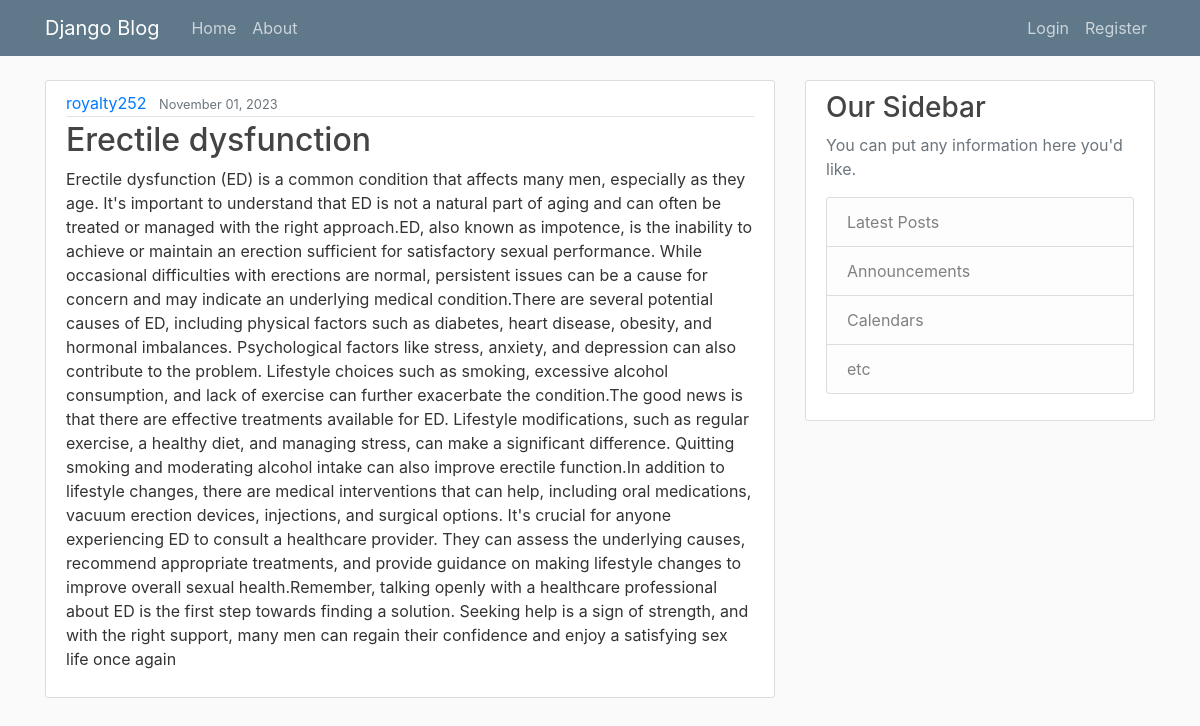
The app's page /post/2/ with its own data.
### blog/models.py (models this page shows, shortened)
class Post(models.Model):
	title = models.CharField(max_length=100)
	content = models.TextField()
	date_posted = models.DateTimeField(default=timezone.now)
	author = models.ForeignKey(User, on_delete=models.CASCADE)  #, a ForeignKey is a field used to create a many-to-one relationship between two models in a database.

### blog/views.py (the view)
# urls.py: path('post/<int:pk>/', PostDetailView.as_view(), name = 'post-detail'),  #pk is the primary key of post
class PostDetailView(DetailView):
    model = Post

### blog/templates/blog/post_detail.html
{% extends "blog/base.html" %}
{% block content %}
	<article class="media content-section">
    <div class="media-body">
      <div class="article-metadata">
        <a class="mr-2" href="#">{{ object.author }}</a>
        <small class="text-muted">{{ object.date_posted|date:"F d, Y" }}</small>
      </div>
      <h2 class="article-title">{{ object.title }}</h2>
      <p class="article-content">{{ object.content }}</p>
    </div>
  </article>
{% endblock content %}

### blog/static/blog/main.css (style rules this page uses)
body { background: #fafafa; color: #333333; margin-top: 5rem; }
h1, h2, h3, h4, h5, h6 { color: #444444; }
.content-section { background: #ffffff; padding: 10px 20px; border: 1px solid #dddddd; border-radius: 3px; margin-bottom: 20px; }
.article-title { color: #444444; }
.article-content { white-space: pre-line; }
.article-metadata { padding-bottom: 1px; margin-bottom: 4px; border-bottom: 1px solid #e3e3e3 }

### records on screen
Post: author "royalty252", date_posted "November 01, 2023", title "Erectile dysfunction", content "Erectile dysfunction (ED) is a common condition that affects many men, especially as they age. It's important to understand that ED is not a natural part of aging and can often be treated or managed with the right approach.ED, also known as impotence, is the inability to achieve or maintain an erection sufficient for satisfactory sexual performance. While occasional difficulties with erections are normal, persistent issues can be a cause for concern and may indicate an underlying medical condition.There are several potential causes of ED, including physical factors such as diabetes, heart disease, obesity, and hormonal imbalances. Psychological factors like stress, anxiety, and depression…"
